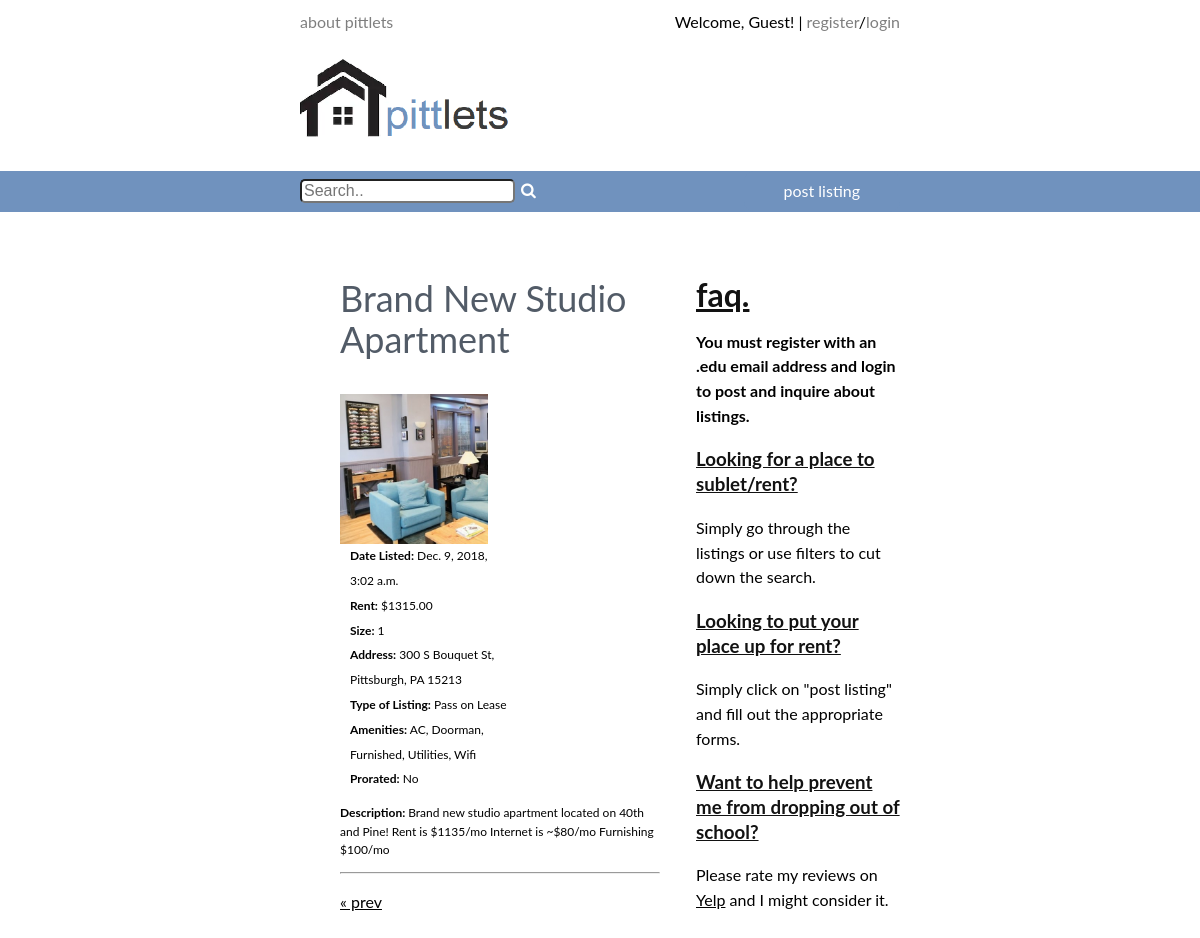
Screenshot of /?page=2 with the database file from the repository.
### app/models.py (models this page shows)
class Listing(models.Model):
    title = models.CharField(max_length = 200, default = '')
    pub_date = models.DateTimeField(default=datetime.now())
    description = models.TextField(max_length = 5000, default = '')
    size = models.IntegerField(default = 1)
    address = models.CharField(max_length = 80, default = '')
    price = models.DecimalField(max_digits=8, decimal_places=2)
    amenities = models.CharField(max_length=100, default='ac')
    prorated = models.BooleanField(default = False)
    type = models.CharField(max_length = 30, default = 'n/a')
    user = models.ForeignKey(settings.AUTH_USER_MODEL, on_delete=models.CASCADE)

class Image(models.Model):
    post = models.ForeignKey(Listing, on_delete=models.CASCADE, related_name='images', default = None)
    photo = models.ImageField(verbose_name = 'Image')

### app/views.py (the view)
# urls.py: 2. Add a URL to urlpatterns:  path('', views.home, name='home')
def home(request):
    if request.user.is_authenticated:
        authenticated = True
    else:
        authenticated = False
    all_listings = Listing.objects.order_by('-pub_date')
    page = request.GET.get('page', 1)
    paginator = Paginator(all_listings, 5)
    try:
        listings = paginator.page(page)
    except PageNotAnInteger:
        listings = paginator.page(1)
    except EmptyPage:
        listings = paginator.page(paginator.num_pages)
    all_images = Image.objects.all()
    context = {'listings': listings, 'is_authenticated': authenticated,
               'user': request.user, 'list_of_image_querysets': all_images}
    return render(request, 'home.html', context)

### templates/home.html (shortened to what this page needs)
{% extends "./layout.html" %}
{% load static %}
{% block content %}
<br>
<div class="first-column" ;>
    <ul>
        {% for listing in listings %}
            <br>
            <div class = 'home_posting' style = 'display:inline'>
                <a style = 'line-height: 40px; font-size: 36px; color:#273342;' href = {% url 'listing_post' listing.id %}> {{ listing.title }} </a>
                <br><br>
                <div style = 'font-size: 12px;'>
                    {% for image in list_of_image_querysets %}
                        {% if image.post == listing %}
                            <div class = 'listing_image_container'>
                                <img id = 'small_img' class = "listing_image"; src = "../../media/{{ image.photo }}">
                            </div>
                        {% endif %}
                    {% endfor %}
                    <div style = 'display: inline-block; max-width: 50%; padding-left: 10px;'>
                        <b>Date Listed:</b> {{ listing.pub_date }} <br>
                        <b>Rent:</b> ${{ listing.price }} <br>
                        <b>Size:</b> {{ listing.size }} <br>
                        <b>Address:</b> {{ listing.address }} <br>
                        <b>Type of Listing:</b> {{ listing.type }} <br>
                        <b>Amenities:</b> {{ listing.amenities }} <br>
                        {% if listing.prorated is not False %}
                            <b>Prorated:</b> Yes
                        {%  else %}
                            <b>Prorated:</b> No
                        {%  endif %}
                    </div>
                    <p>
                        <b>Description: </b>
                        {{ listing.description }}
                    </p>
                </div>
            </div>
            <hr>
        {% endfor %}
    </ul>
    {% if listings.has_other_pages %}
      <ul class="pagination">
        {% if listings.has_previous %}
          <div class = 'arrow';><a href="?page={{ listings.previous_page_number }}">&laquo; prev </a></div>
        {% endif %}
      </ul>
    {% endif %}
</div>
<div class="second-column" ;>
    <br>
    <h1 style="text-decoration:underline; color:#121212;"> faq.</h1>
    <b>You must register with an .edu email address and login to post and inquire about listings. </b>
    <h3 style="text-decoration:underline; color:#121212;"> Looking for a place to sublet/rent?</h3>
    Simply go through the listings or use filters to cut down the search.
    <h3 style="text-decoration:underline; color:#121212;"> Looking to put your place up for rent?</h3>
    Simply click on "post listing" and fill out the appropriate forms.
    <h3 style="text-decoration:underline; color:#121212;"> Want to help prevent me from dropping out of school?</h3>
    Please rate my reviews on <a href = "https://www.yelp.com/user_details?userid=XCZm0RRjnvz54mZGP25_cg";>Yelp</a> and I might consider it.
</div>
{% endblock content %}

### static/css/main.css (style rules this page uses)
html { font-weight: normal; }
.first-column { width: 60%; float: left; }
.second-column { width: 34%; float: right; }
body { font-family: 'Lato', sans-serif; line-height: 1.55em; font-size: 16px; margin: 0; margin-top: 10px; }
p { line-height: 1.55em; }
a { color: black; }
.listing_image_container { min-width: 40%; max-width: 40%; min-height: 40%; max-height: 40%; overflow:hidden; display: inline-block; padding-right: 20px; vertical-align: top; padding-top: 10px; }
.listing_image { float:left; max-height: 150px; padding-right: 10px; overflow: hidden; display: inline-block; }
.home_posting a { opacity: 0.8; text-decoration: none; }
.arrow { display: inline-block; opacity: 1; }

### rows the page displays
Listing: title "Brand New Studio Apartment", pub_date "Dec. 9, 2018, 3:02 a.m.", price "1315.00", size "1", address "300 S Bouquet St, Pittsburgh, PA 15213", type "Pass on Lease", amenities "AC, Doorman, Furnished, Utilities, Wifi", shows "Prorated:", prorated "No", description "Brand new studio apartment located on 40th and Pine! Rent is $1135/mo Internet is ~$80/mo Furnishing $100/mo"
Image: photo (picture)
